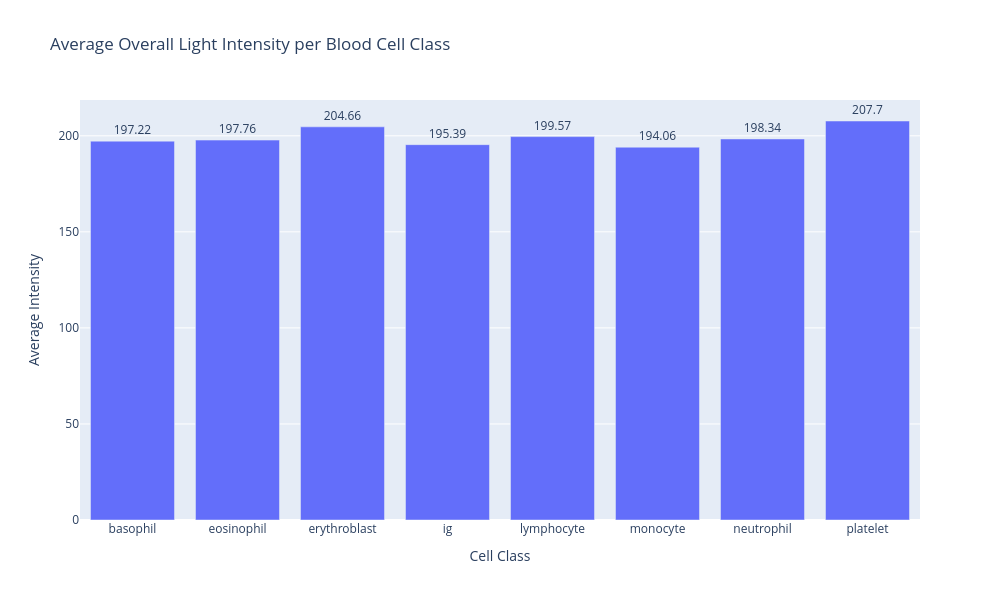

The notebook cell saved with this chart:
### Code cell
avg_light_intencity_red = des['R_mean']['mean']
avg_light_intencity_green = des['G_mean']['mean']
avg_light_intencity_blue = des['B_mean']['mean']

overall_avg_intensity = (
    avg_light_intencity_red +
    avg_light_intencity_green +
    avg_light_intencity_blue
) / 3

fig = go.Figure()

fig.add_trace(
    go.Bar(
        x=overall_avg_intensity.index,
        y=overall_avg_intensity,
        text=overall_avg_intensity.round(2),
        textposition='outside',
        name='Average RGB Intensity'
    )
)

fig.update_layout(
    title='Average Overall Light Intensity per Blood Cell Class',
    xaxis_title='Cell Class',
    yaxis_title='Average Intensity',
    width=1000,
    height=600
)

fig.show()

### Figure 1 — Plotly figure (JSON) as saved in the notebook; plotly's stock layout.template omitted (floating-point values rounded to 4 significant figures)
{"data": [{"name": "Average RGB Intensity", "text": [197.2, 197.8, 204.7, 195.4, 199.6, 194.1, 198.3, 207.7], "textposition": "outside", "type": "bar", "x": ["basophil", "eosinophil", "erythroblast", "ig", "lymphocyte", "monocyte", "neutrophil", "platelet"], "y": [197.2, 197.8, 204.7, 195.4, 199.6, 194.1, 198.3, 207.7]}], "layout": {"height": 600, "title": {"text": "Average Overall Light Intensity per Blood Cell Class"}, "width": 1000, "xaxis": {"title": {"text": "Cell Class"}}, "yaxis": {"title": {"text": "Average Intensity"}}}}
